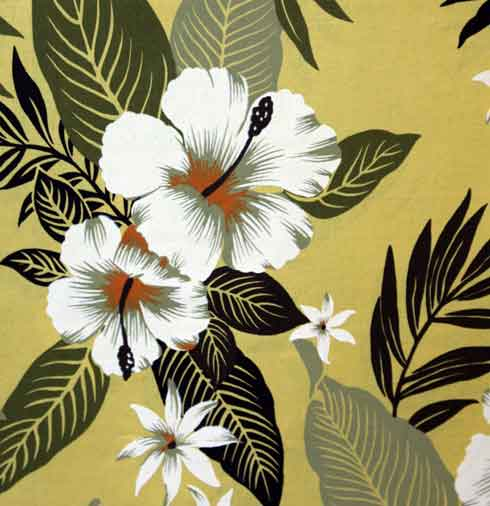
#> input picture patterns/2.jpg, 490 x 506 px
$ python cluster.py   (Python 2 division)
#> lines starting #> are read from the running program, lines starting #| are printed output that depends on the picture
import numpy as np
import cv2
import math
import colorsys
from sklearn.cluster import MiniBatchKMeans
import tkFileDialog as filedialog
from Tkinter import *
from tkColorChooser import askcolor
from PIL import ImageTk,Image
import time

# read image, resize to 400x400 and print h, w, c
orgImg = cv2.imread('patterns/2.jpg')
#> orgImg is the input picture: shape (506, 490, 3); mean B, G, R 100.3, 144, 151.7
(h, w, c) = orgImg.shape
#> h = 506; w = 490; c = 3
print h, w, c
#| 506 490 3
#orgImg = cv2.pyrDown(orgImg)
orgImg = cv2.resize(orgImg, (400, 400))
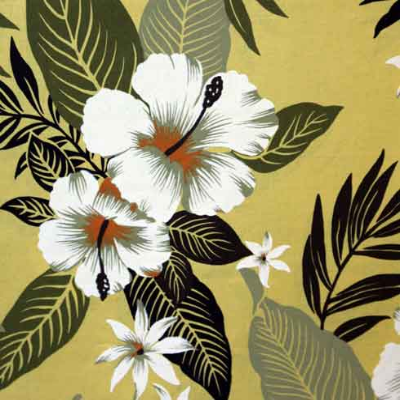
#> orgImg: shape (400, 400, 3); mean B, G, R 100.2, 143.9, 151.6
(h, w, c) = orgImg.shape
#> h = 400; w = 400
print h, w, c
#| 400 400 3

orgImg = cv2.cvtColor(orgImg, cv2.COLOR_BGR2RGB)
orgColors = []
currentColors = []
changeLog = []
changeLogPointers = []
coordinates = []
canvas = []
imageOnCanvas = []
rectangle = []

# [186 lines left out: functions getColor, changeColor, undoFunction, redoFunction, resetFunction, saveFunction and 2 more, not called in this run]

def generateInput():
	#pil_im = Image.fromarray(orgImg)
	#pil_im.show()

	inputText = Tk()
	Label(inputText, text="Number of Threads").grid(row=0, column=0)
	e1 = Entry(inputText)
	e1.grid(row=0,column=1)

	Button(inputText, text="Ok", command=lambda:kmeans(e1.get(), inputText)).grid(row=1,column=0)
	mainloop()

# [75 lines left out: functions step, kmeans, not called in this run]

generateInput()

$ run again, with patterns/1.jpg copied over patterns/2.jpg
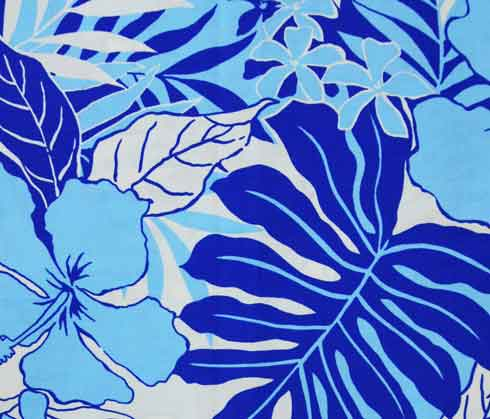
#> input picture patterns/1.jpg, 490 x 419 px
#> orgImg is the input picture: shape (419, 490, 3); mean B, G, R 203.1, 129.6, 93.7
#| 419 490 3
#> `orgImg = cv2.resize(orgImg, (400, 400))`:
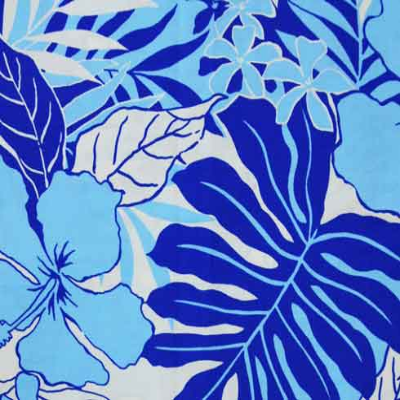
#> orgImg: shape (400, 400, 3); mean B, G, R 203, 129.5, 93.5
#| 400 400 3

$ run again, with patterns/10.jpg copied over patterns/2.jpg
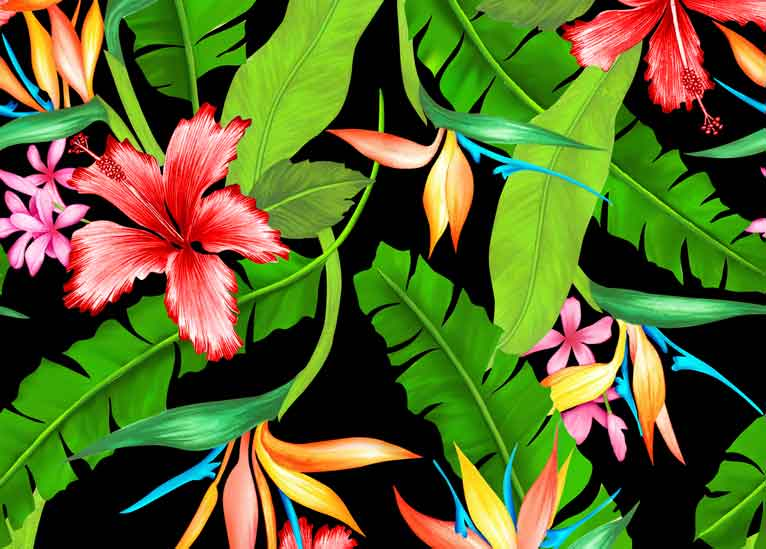
#> input picture patterns/10.jpg, 766 x 549 px
#> orgImg is the input picture: shape (549, 766, 3); mean B, G, R 41.2, 103.5, 88.7
#| 549 766 3
#> `orgImg = cv2.resize(orgImg, (400, 400))`:
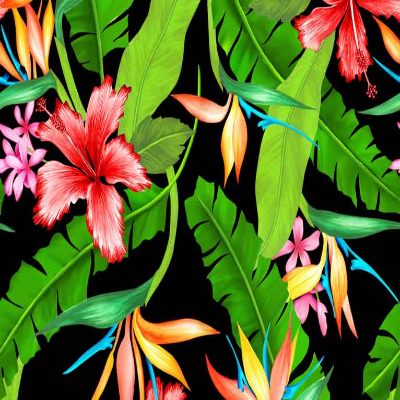
#> orgImg: shape (400, 400, 3); mean B, G, R 41.1, 103.4, 88.7
#| 400 400 3

$ run again, with patterns/11.jpg copied over patterns/2.jpg
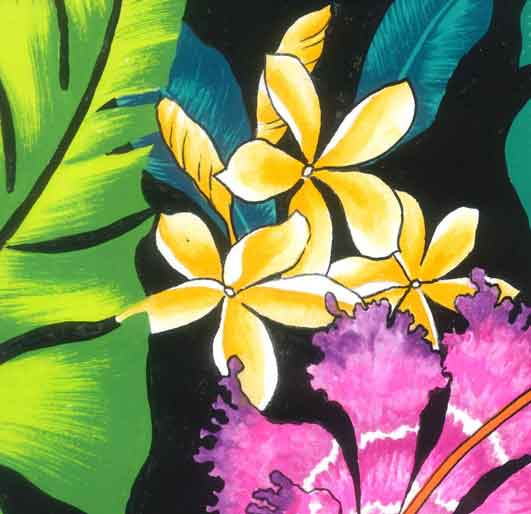
#> input picture patterns/11.jpg, 531 x 514 px
#> orgImg is the input picture: shape (514, 531, 3); mean B, G, R 93, 132.6, 133.8
#| 514 531 3
#> `orgImg = cv2.resize(orgImg, (400, 400))`:
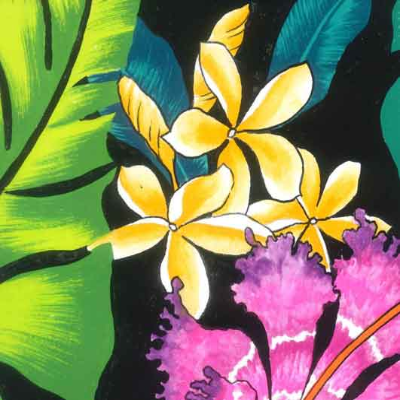
#> orgImg: shape (400, 400, 3); mean B, G, R 92.9, 132.5, 133.7
#| 400 400 3
